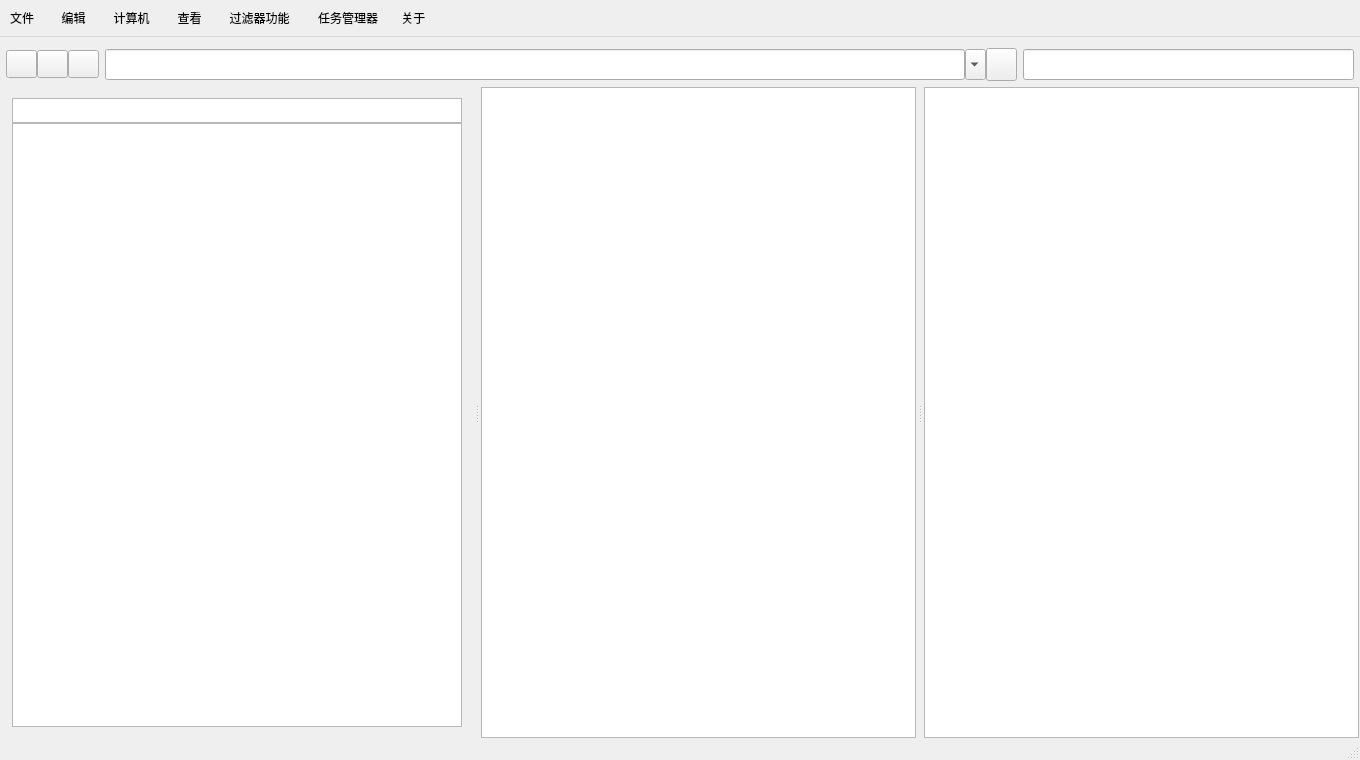
<?xml version="1.0" encoding="UTF-8"?>
<ui version="4.0">
 <class>MainWindow</class>
 <widget class="QMainWindow" name="MainWindow">
  <property name="geometry">
   <rect>
    <x>0</x>
    <y>0</y>
    <width>1360</width>
    <height>760</height>
   </rect>
  </property>
  <property name="minimumSize">
   <size>
    <width>900</width>
    <height>500</height>
   </size>
  </property>
  <property name="windowTitle">
   <string>windows资源管理器</string>
  </property>
  <widget class="QWidget" name="centralWidget">
   <layout class="QGridLayout" name="gridLayout">
    <property name="leftMargin">
     <number>1</number>
    </property>
    <property name="rightMargin">
     <number>1</number>
    </property>
    <property name="bottomMargin">
     <number>0</number>
    </property>
    <item row="0" column="1">
     <layout class="QHBoxLayout" name="horizontalLayout_2">
      <property name="spacing">
       <number>0</number>
      </property>
      <property name="sizeConstraint">
       <enum>QLayout::SetMinimumSize</enum>
      </property>
      <property name="rightMargin">
       <number>5</number>
      </property>
      <item>
       <widget class="QLineEdit" name="searchLineEdit">
        <property name="minimumSize">
         <size>
          <width>0</width>
          <height>31</height>
         </size>
        </property>
        <property name="maximumSize">
         <size>
          <width>331</width>
          <height>31</height>
         </size>
        </property>
        <property name="text">
         <string/>
        </property>
       </widget>
      </item>
     </layout>
    </item>
    <item row="0" column="0">
     <layout class="QHBoxLayout" name="horizontalLayout_4">
      <item>
       <layout class="QHBoxLayout" name="horizontalLayout_3">
        <property name="spacing">
         <number>0</number>
        </property>
        <property name="leftMargin">
         <number>5</number>
        </property>
        <item>
         <widget class="QPushButton" name="goBackButton">
          <property name="minimumSize">
           <size>
            <width>31</width>
            <height>28</height>
           </size>
          </property>
          <property name="maximumSize">
           <size>
            <width>31</width>
            <height>28</height>
           </size>
          </property>
          <property name="styleSheet">
           <string notr="true">border-image: url(:/new/icon/image/back1.png);</string>
          </property>
          <property name="text">
           <string/>
          </property>
          <property name="iconSize">
           <size>
            <width>26</width>
            <height>26</height>
           </size>
          </property>
         </widget>
        </item>
        <item>
         <widget class="QPushButton" name="goButton">
          <property name="minimumSize">
           <size>
            <width>31</width>
            <height>28</height>
           </size>
          </property>
          <property name="maximumSize">
           <size>
            <width>31</width>
            <height>28</height>
           </size>
          </property>
          <property name="styleSheet">
           <string notr="true">border-image: url(:/new/icon/image/go_1.png);
image: url(:/new/icon/image/go_1.png);</string>
          </property>
          <property name="text">
           <string/>
          </property>
          <property name="iconSize">
           <size>
            <width>23</width>
            <height>23</height>
           </size>
          </property>
         </widget>
        </item>
        <item>
         <widget class="QPushButton" name="backButton">
          <property name="minimumSize">
           <size>
            <width>31</width>
            <height>28</height>
           </size>
          </property>
          <property name="maximumSize">
           <size>
            <width>31</width>
            <height>28</height>
           </size>
          </property>
          <property name="styleSheet">
           <string notr="true">border-image: url(:/new/icon/image/shift_up1.png);
image: url(:/new/icon/image/shift_up1.png);</string>
          </property>
          <property name="text">
           <string/>
          </property>
          <property name="iconSize">
           <size>
            <width>20</width>
            <height>20</height>
           </size>
          </property>
         </widget>
        </item>
       </layout>
      </item>
      <item>
       <layout class="QHBoxLayout" name="horizontalLayout">
        <property name="spacing">
         <number>0</number>
        </property>
        <item>
         <widget class="QLineEdit" name="ShowExploreEdit">
          <property name="sizePolicy">
           <sizepolicy hsizetype="Expanding" vsizetype="Fixed">
            <horstretch>0</horstretch>
            <verstretch>0</verstretch>
           </sizepolicy>
          </property>
          <property name="minimumSize">
           <size>
            <width>200</width>
            <height>31</height>
           </size>
          </property>
         </widget>
        </item>
        <item>
         <widget class="QComboBox" name="comboBox">
          <property name="minimumSize">
           <size>
            <width>21</width>
            <height>31</height>
           </size>
          </property>
          <property name="maximumSize">
           <size>
            <width>21</width>
            <height>31</height>
           </size>
          </property>
         </widget>
        </item>
        <item>
         <widget class="QPushButton" name="updBTN">
          <property name="minimumSize">
           <size>
            <width>31</width>
            <height>33</height>
           </size>
          </property>
          <property name="maximumSize">
           <size>
            <width>31</width>
            <height>33</height>
           </size>
          </property>
          <property name="text">
           <string/>
          </property>
          <property name="icon">
           <iconset resource="icon.qrc">
            <normaloff>:/new/icon/image/reload.png</normaloff>:/new/icon/image/reload.png</iconset>
          </property>
          <property name="iconSize">
           <size>
            <width>25</width>
            <height>25</height>
           </size>
          </property>
         </widget>
        </item>
       </layout>
      </item>
     </layout>
    </item>
    <item row="1" column="0" colspan="2">
     <widget class="QSplitter" name="splitter">
      <property name="cursor">
       <cursorShape>ArrowCursor</cursorShape>
      </property>
      <property name="contextMenuPolicy">
       <enum>Qt::DefaultContextMenu</enum>
      </property>
      <property name="orientation">
       <enum>Qt::Horizontal</enum>
      </property>
      <property name="handleWidth">
       <number>8</number>
      </property>
      <property name="childrenCollapsible">
       <bool>false</bool>
      </property>
      <widget class="QWidget" name="layoutWidget">
       <layout class="QVBoxLayout" name="verticalLayout">
        <property name="spacing">
         <number>0</number>
        </property>
        <item>
         <widget class="QListView" name="listViewExtra">
          <property name="sizePolicy">
           <sizepolicy hsizetype="Expanding" vsizetype="Expanding">
            <horstretch>0</horstretch>
            <verstretch>0</verstretch>
           </sizepolicy>
          </property>
          <property name="minimumSize">
           <size>
            <width>160</width>
            <height>25</height>
           </size>
          </property>
          <property name="maximumSize">
           <size>
            <width>16777215</width>
            <height>25</height>
           </size>
          </property>
          <property name="styleSheet">
           <string notr="true"/>
          </property>
         </widget>
        </item>
        <item>
         <widget class="QTreeView" name="treeView">
          <property name="sizePolicy">
           <sizepolicy hsizetype="Expanding" vsizetype="Expanding">
            <horstretch>0</horstretch>
            <verstretch>0</verstretch>
           </sizepolicy>
          </property>
          <property name="minimumSize">
           <size>
            <width>160</width>
            <height>0</height>
           </size>
          </property>
          <property name="cursor" stdset="0">
           <cursorShape>ArrowCursor</cursorShape>
          </property>
          <property name="mouseTracking">
           <bool>true</bool>
          </property>
          <property name="contextMenuPolicy">
           <enum>Qt::DefaultContextMenu</enum>
          </property>
          <property name="styleSheet">
           <string notr="true"/>
          </property>
         </widget>
        </item>
       </layout>
      </widget>
      <widget class="QListView" name="listView">
       <property name="sizePolicy">
        <sizepolicy hsizetype="Expanding" vsizetype="Expanding">
         <horstretch>0</horstretch>
         <verstretch>0</verstretch>
        </sizepolicy>
       </property>
       <property name="minimumSize">
        <size>
         <width>220</width>
         <height>0</height>
        </size>
       </property>
       <property name="styleSheet">
        <string notr="true"/>
       </property>
      </widget>
      <widget class="QTableView" name="tableView">
       <property name="minimumSize">
        <size>
         <width>220</width>
         <height>0</height>
        </size>
       </property>
      </widget>
     </widget>
    </item>
   </layout>
  </widget>
  <widget class="QMenuBar" name="menuBar">
   <property name="geometry">
    <rect>
     <x>0</x>
     <y>0</y>
     <width>1360</width>
     <height>46</height>
    </rect>
   </property>
   <widget class="QMenu" name="menuW">
    <property name="title">
     <string>文件</string>
    </property>
    <widget class="QMenu" name="menuNew_N">
     <property name="title">
      <string>New</string>
     </property>
     <addaction name="actionTxt"/>
     <addaction name="actionWord"/>
     <addaction name="actionExel"/>
    </widget>
    <addaction name="menuNew_N"/>
    <addaction name="actionOpen_O"/>
    <addaction name="separator"/>
   </widget>
   <widget class="QMenu" name="menu">
    <property name="title">
     <string>    计算机</string>
    </property>
    <addaction name="action_shuxing"/>
   </widget>
   <widget class="QMenu" name="menuChakan">
    <property name="title">
     <string>    查看</string>
    </property>
    <widget class="QMenu" name="seekMenu">
     <property name="title">
      <string>更改显示方式</string>
     </property>
     <addaction name="actionList"/>
     <addaction name="actionBIcon"/>
     <addaction name="actionMIcon"/>
     <addaction name="actionSIcon"/>
     <addaction name="actionListinfo"/>
    </widget>
    <addaction name="seekMenu"/>
   </widget>
   <widget class="QMenu" name="menu_2">
    <property name="title">
     <string>    编辑</string>
    </property>
    <addaction name="actionCopy"/>
    <addaction name="actionPaste"/>
    <addaction name="actionDelete"/>
    <addaction name="actionRename"/>
   </widget>
   <widget class="QMenu" name="menu_3">
    <property name="title">
     <string>    过滤器功能</string>
    </property>
    <addaction name="action_helpsort"/>
    <addaction name="separator"/>
    <addaction name="action_jpg"/>
    <addaction name="action_txt"/>
    <addaction name="action_rar"/>
    <addaction name="action_mp3"/>
    <addaction name="action_mp4"/>
   </widget>
   <widget class="QMenu" name="menu_4">
    <property name="title">
     <string>    任务管理器</string>
    </property>
    <addaction name="action_CPU"/>
    <addaction name="actionTask"/>
   </widget>
   <widget class="QMenu" name="menu_5">
    <property name="title">
     <string>   关于
</string>
    </property>
    <addaction name="actionAbout_Explorer"/>
   </widget>
   <addaction name="menuW"/>
   <addaction name="menu_2"/>
   <addaction name="menu"/>
   <addaction name="menuChakan"/>
   <addaction name="menu_3"/>
   <addaction name="menu_4"/>
   <addaction name="menu_5"/>
  </widget>
  <widget class="QStatusBar" name="statusBar"/>
  <action name="actionOpen_O">
   <property name="text">
    <string>Open</string>
   </property>
  </action>
  <action name="actionClose_C">
   <property name="text">
    <string>Close(C)</string>
   </property>
  </action>
  <action name="actionSave_S">
   <property name="text">
    <string>Save(S)</string>
   </property>
  </action>
  <action name="actionSave_As_A">
   <property name="text">
    <string>Save As(A)</string>
   </property>
  </action>
  <action name="actionCopy">
   <property name="text">
    <string>Copy</string>
   </property>
  </action>
  <action name="actionPaste">
   <property name="text">
    <string>Paste</string>
   </property>
  </action>
  <action name="actionCut">
   <property name="text">
    <string>Cut</string>
   </property>
  </action>
  <action name="actionDelete">
   <property name="text">
    <string>Delete</string>
   </property>
  </action>
  <action name="actionRename">
   <property name="text">
    <string>Rename</string>
   </property>
  </action>
  <action name="actionSearch">
   <property name="text">
    <string>Search</string>
   </property>
  </action>
  <action name="action_shuxing">
   <property name="text">
    <string>Detail</string>
   </property>
  </action>
  <action name="actionTxt">
   <property name="text">
    <string>Txt</string>
   </property>
  </action>
  <action name="actionWord">
   <property name="text">
    <string>Word</string>
   </property>
  </action>
  <action name="actionExel">
   <property name="text">
    <string>Exel</string>
   </property>
  </action>
  <action name="actionList">
   <property name="text">
    <string>List</string>
   </property>
  </action>
  <action name="actionBIcon">
   <property name="text">
    <string>BIcon</string>
   </property>
  </action>
  <action name="actionMIcon">
   <property name="text">
    <string>MIcon</string>
   </property>
  </action>
  <action name="actionSIcon">
   <property name="text">
    <string>SIcon</string>
   </property>
  </action>
  <action name="actionListinfo">
   <property name="checkable">
    <bool>true</bool>
   </property>
   <property name="text">
    <string>Listinfo</string>
   </property>
  </action>
  <action name="actionInformation">
   <property name="text">
    <string>Information</string>
   </property>
  </action>
  <action name="actionLasttime">
   <property name="text">
    <string>lasttime</string>
   </property>
  </action>
  <action name="actionSize">
   <property name="text">
    <string>size</string>
   </property>
  </action>
  <action name="action_helpsort">
   <property name="text">
    <string>查看帮助</string>
   </property>
  </action>
  <action name="action_jpg">
   <property name="checkable">
    <bool>true</bool>
   </property>
   <property name="text">
    <string>图片(jpg、png、jpge）</string>
   </property>
  </action>
  <action name="action_txt">
   <property name="checkable">
    <bool>true</bool>
   </property>
   <property name="text">
    <string>文本(txt,word,excle,ppt)</string>
   </property>
  </action>
  <action name="action_rar">
   <property name="checkable">
    <bool>true</bool>
   </property>
   <property name="text">
    <string>压缩文档(rar,zip)</string>
   </property>
  </action>
  <action name="action_mp3">
   <property name="checkable">
    <bool>true</bool>
   </property>
   <property name="text">
    <string>音乐(mp3,wav,m4a)</string>
   </property>
  </action>
  <action name="action_mp4">
   <property name="checkable">
    <bool>true</bool>
   </property>
   <property name="text">
    <string>视频(mp4,avi,rmvb)</string>
   </property>
  </action>
  <action name="action_CPU">
   <property name="text">
    <string>查看电脑内存使用情况</string>
   </property>
  </action>
  <action name="actionTask">
   <property name="text">
    <string>查看进程</string>
   </property>
   <property name="toolTip">
    <string>task</string>
   </property>
  </action>
  <action name="actionAbout_Explorer">
   <property name="text">
    <string>About Explorer</string>
   </property>
  </action>
 </widget>
 <layoutdefault spacing="6" margin="11"/>
 <resources>
  <include location="icon.qrc"/>
 </resources>
 <connections/>
</ui>
